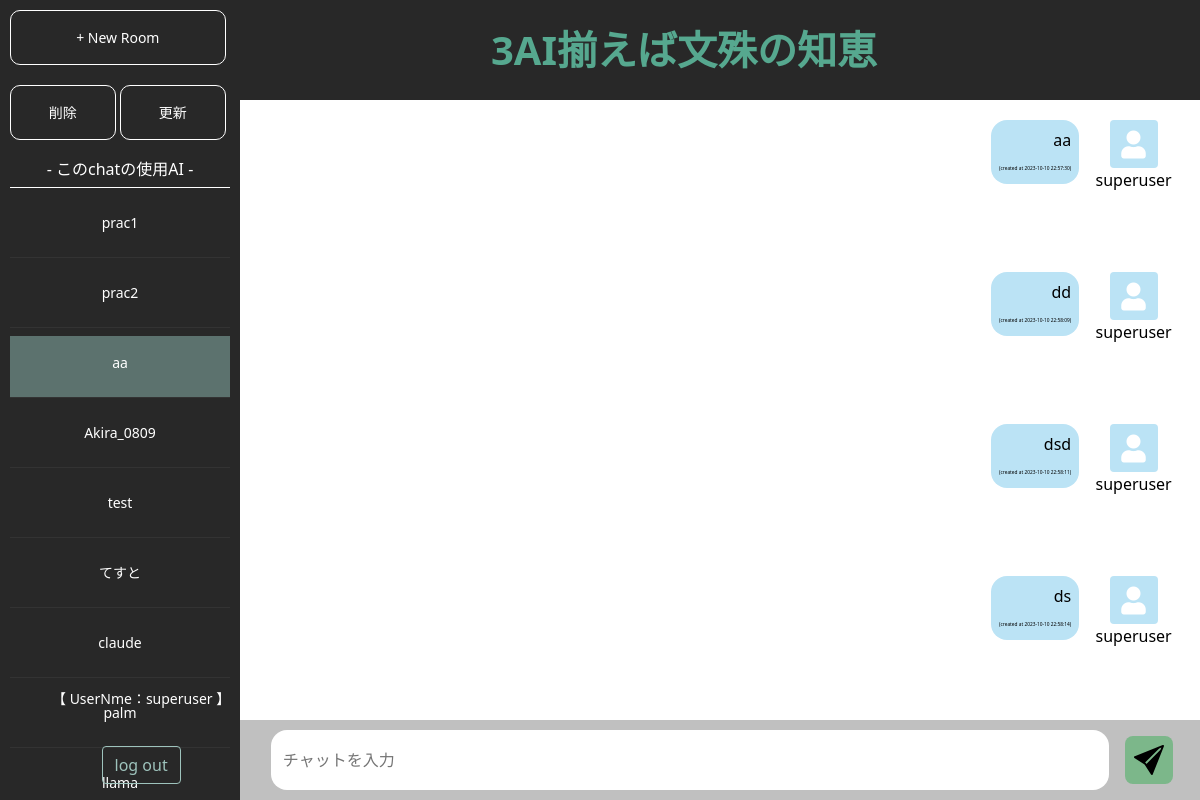
Screenshot of /chat/enter/room/4 (signed in) with the database file from the repository.
### chat/models.py (models this page shows, shortened)
class Room(models.Model):
    host = models.ForeignKey(User, on_delete=models.CASCADE)
    name = models.CharField(gettext_lazy('Room name'), max_length=64)
    created_at = models.DateTimeField(gettext_lazy('Created time'), default=timezone.now)
    participants = models.ManyToManyField(User, related_name='rooms', verbose_name=gettext_lazy('Participants'), blank=True)
    ChatGPT = models.BooleanField(default=False)
    Claude2 = models.BooleanField(default=False)
    PaLM2 = models.BooleanField(default=False)
    LLaMA = models.BooleanField(default=False)
    objects = RoomQueryset.as_manager()
    def is_assigned(self, user=None):
        try:
            _ = self.participants.all().get(pk=user.pk)
            return True
        except User.DoesNotExist:
            return self.host == user
        except Exception:
            return False

class Message(models.Model):
    room = models.ForeignKey(Room, on_delete=models.CASCADE, related_name='messages')
    owner = models.ForeignKey(User, on_delete=models.CASCADE, related_name='messages')
    content = models.TextField(gettext_lazy('Content'))
    created_at = models.DateTimeField(gettext_lazy('Created time'), default=timezone.now)
    objects = MessageManager()

### chat/views.py (the view)
# urls.py: path('enter/room/<int:pk>', views.EnterRoom.as_view(), name='enter_room'),
class EnterRoom(LoginRequiredMixin, OnlyAssignedUserMixin, DetailView):
    model = models.Room
    template_name = 'chat/chat_room.html'
    context_object_name = 'room'
    def get_context_data(self, **kwargs):
        context = super().get_context_data(**kwargs)
        rooms = models.Room.objects.filter(host=self.request.user)
        context['rooms'] = rooms
        return context

### chat/models.py (called while the page is built)
    def ordering(self, order='created_at'):
        return self.get_queryset().order_by(order)

### chat/views.py (called while the page is built)
    def test_func(self):
        room = self.get_object()
        return room.is_assigned(self.request.user)

### templates/chat/chat_room.html (shortened to what this page needs)
{% load humanize %}
<!DOCTYPE html>
<html lang="ja">
<link rel="stylesheet" href="https://use.fontawesome.com/releases/v5.15.2/css/all.css"
/>
<link href="https://cdn.jsdelivr.net/npm/bootstrap@5.0.0-beta1/dist/css/bootstrap.min.css" rel="stylesheet"
/>
<link rel="stylesheet" href="index.css"/>
</head>
<body>
<header style="margin-left: 7%;background-color: #282828;color: #56a88f">
    <h1 style="" class="title">3AI揃えば文殊の知恵</h1>
</header>
<div id="navArea">
    <nav>
        <div class="nav_header">
            <ul class="menu">
                <li><a href="{% url 'chat:create_room' %}">+ New Room</a></li>
            </ul>
        </div>
            <div class="nav_header">
            <ul class="menu">
                <li><a href="{% url 'chat:delete_room' room.pk %}">削除</a></li>
                <li><a href="{% url 'chat:update_room' room.pk %}">更新</a></li>
            </ul>
        </div>
        <div class="inner">
            <ul class="member">
                <h6 style="text-align:center;color:White">- このchatの使用AI -</h6>
            </ul>
            <ul class="display_room">
                {% for monoroom in rooms %}
                    {% if monoroom.name == room.name %}
                        <li style="background-color: #5c726e"><a
                                href="{% url 'chat:enter_room' monoroom.pk %}">{{ monoroom.name }}</a>
                        </li>
                    {% else %}
                        <li><a href="{% url 'chat:enter_room' monoroom.pk %}">{{ monoroom.name }}</a></li>
                    {% endif %}
                {% endfor %}
            </ul>
        </div>
        <div class="nav_footter" style="margin-left: 3%">
            <p style="text-align: center">【 UserNme：{{ user.username }} 】</p>
            <br>
            <a href="{% url 'accounts:logout' %}" class="btn btn-outline-primary cancel-button"
               style="color: #9EC3BC;border-color: #9EC3BC">log out</a>
        </div>
    </nav>
</div>
<div class="container">
    <div class="main">
        <div class="chat bg-white">
            {% for message in room.messages.ordering %}
                {% if message.owner|stringformat:"s" == "chatGPT" %}
                    <div class="message d-flex flex-row align-items-start mb-4">
                        <div class="icon">
                            <div class="message-icon4 rounded bg-your-color text-white fs-3">
                                <i class="fas fa-user"></i>
                            </div>
                            <p>{{ message.owner|stringformat:"s" }}
                            </p>
                        </div>
                        <p class="message-text4 p-2 ms-2 mb-0 bg-your-color">
                            {{ message.content|linebreaksbr }}
                            <br>
                            <time style="font-size: 0.3rem;" class="card-datetime"
                                  datetime="{{ message.created_at|date:'Y-m-d' }}">(created
                                at {{ message.created_at|date:'Y-m-d H:i:s' }})
                            </time>
                        </p>
                    </div>
                {% else %}
                    <div class="message-me d-flex flex-row-reverse align-items-start mb-4">
                        <div class="icon">
                            <div class="message-icon-me rounded bg-your-color text-white fs-3">
                                <i class="fas fa-user"></i>
                            </div>
                            <p>{{ message.owner|stringformat:"s" }}</p>
                        </div>
                        <p class="message-text-me p-2 me-2 mb-0 bg-your-color">
                            {{ message.content|linebreaksbr }}
                            <br>
                            <time style="font-size: 0.3rem;" class="card-datetime"
                                  datetime="{{ message.created_at|date:'Y-m-d' }}">(created
                            </time>
                        </p>
                    </div>
                {% endif %}
            {% endfor %}
        </div>
        <div class="input-field d-flex flex-row align-items-end mb-5">
            <dev action="#" class="form">
                <input type="text" name="name" id="chat-message-input" placeholder="チャットを入力" class="textbox"/>
                <button id="button2" class="button">
                </button>
            </dev>
        </div>
    </div>
</div>
</body>
</html>

### static/css/index.css (style rules this page uses)
* { margin: 0; box-sizing: border-box; }
body { background-color: #a9a9a9; margin: 0; }
header { display: flex; width: 100%; height: 100px; background-color: white; align-items: center; position: fixed; justify-content: center; }
.title { text-align: center; }
.container { display: flex; justify-content: space-around; min-height: 100vh; overflow-y: auto; }
.main { position: fixed; top: 100px; width: 100%; height: 100vh; box-sizing: border-box; padding: 20px; color: black; background-color: white; }
.chat { display: flex; flex-wrap: wrap; width: 90%; height: 80%; margin: 0 auto; }
nav { width: 20%; position: fixed; display: block; justify-content: center; color: #a9a9a9; background-color: #282828; top: 0; left: 0; bottom: 0; transition: all 0.5s; z-index: 3; opacity: 0; }
.open nav { left: 0; opacity: 1; }
nav .nav_header, nav .inner { padding: 10px; }
.menu li:first-child { flex: 3; }
.menu li:last-child { flex: 1; }
nav .nav_header .menu { list-style: none; margin: 0; padding: 0px; display: flex; }
nav .inner ul { list-style: none; margin: 0; padding: 0; }
nav .inner ul li { margin: 0; border-bottom: 1px solid #333; }
nav .nav_header .menu li { width: 100%; border: solid 1px #FFFFFF; border-radius: 10px; margin-right: 2%; }
nav .nav_header .menu li a, nav .inner ul li a, nav .inner .member li, nav .nav_footter { display: block; text-decoration: none; color: #FFFFFF; font-size: 14px; padding: 1rem; transition-duration: 0.2s; text-align: center; }
nav .display_room { border-top: solid 1px #FFFFFF; border-bottom: solid 1px #FFFFFF; }
nav .display_room li a { margin: 0.5rem 0; }
nav .nav_footter { align-items: flex-end; }
.nav_footter { position: fixed; bottom: 0; text-align: center; }
.message-me { display: flex; width: 100%; text-align: right; }
.chat { max-width: 600px; margin: 0 auto; }
.message-text-me { display: inline-block; max-width: 70%; border-radius: 1rem; background-color: #BBE3F5; }
.message-icon-me { width: 48px; height: 48px; text-align: center; line-height: 48px; background-color: #BBE3F5; }
.input-field { width: 100%; }
.form { width: 100%; display: flex; justify-content: center; align-items: center; }
.input-field .form .textbox { width: 50%; height: 60px; border: none; background-color: #c0c0c0; border-radius: 1rem; margin-right: 1rem; }
.textbox::placeholder { text-indent: 10px; }
.input-field .form .button { border: none; background-color: #c0c0c0; border-radius: 0.5rem; width: 3rem; height: 3rem; }
.input-field .form .button svg { width: 30px; height: 30px; }

### rows the page displays
Room: name "prac1"
Room: name "prac2"
Room: name "aa"
Room: name "Akira_0809"
Room: name "test"
Room: name "てすと"
Room: name "claude"
Room: name "palm"
Room: name "llama"
Message: owner "superuser", content "aa"
Message: owner "superuser", content "dd"
Message: owner "superuser", content "dsd"
Message: owner "superuser", content "ds"

### other values shown
{{ user.username }} "superuser"
